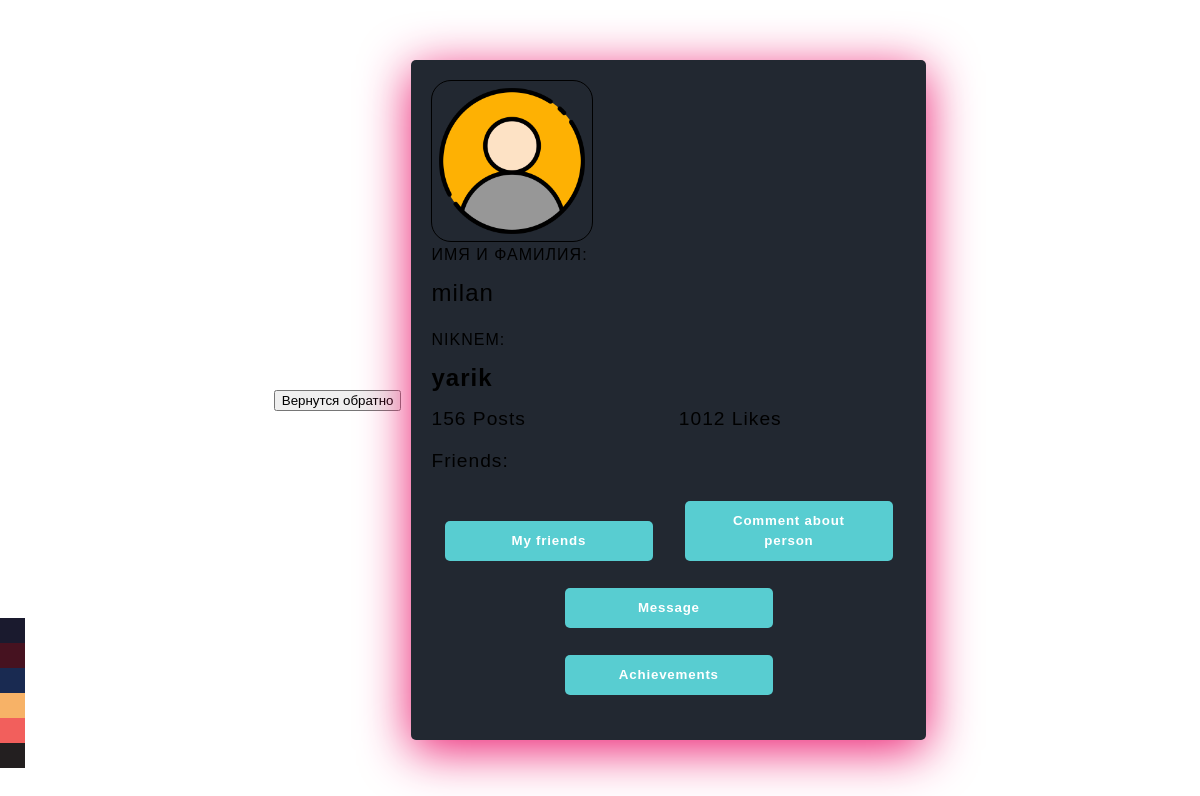
/polzovatels_account/3/, run on an earlier commit of the app's database.
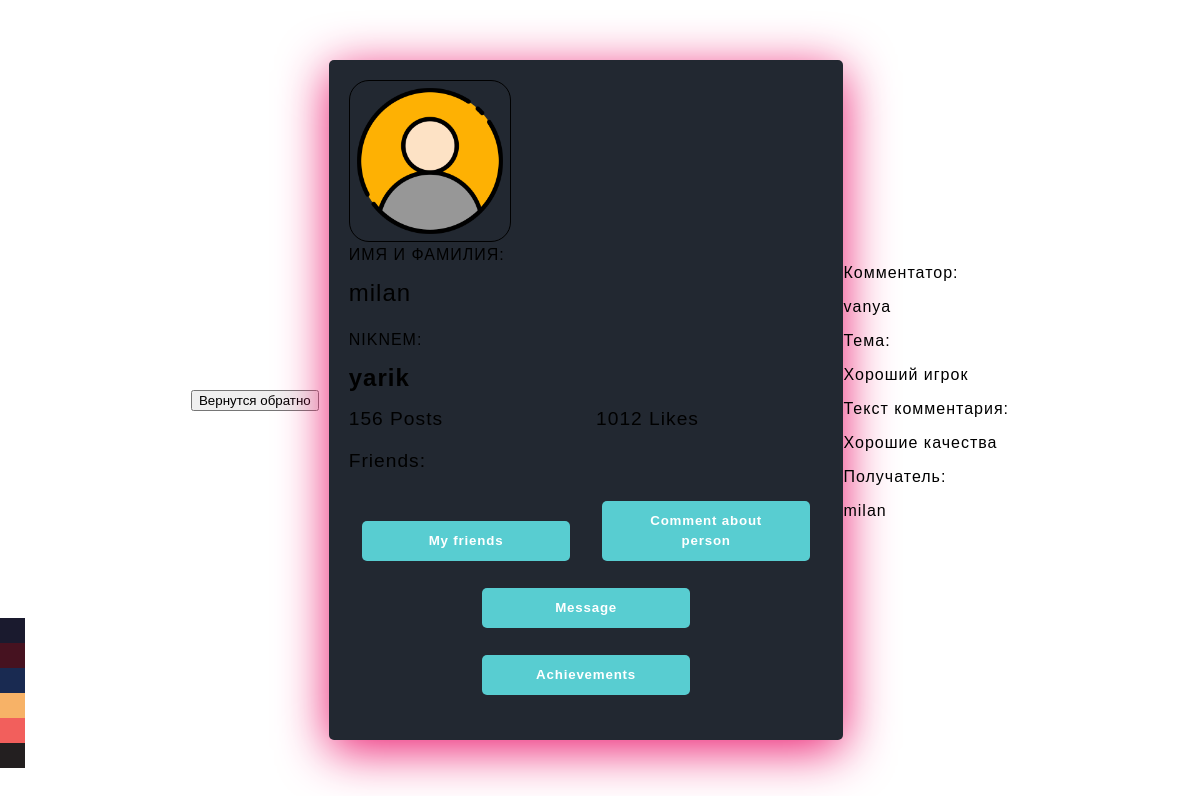
And on a later commit of the database.
### my_codes/models.py (models this page shows)
class Reviews(models.Model):
    id_commentator = models.ForeignKey(User, on_delete=models.CASCADE, related_name='user_id_commentator')
    id_topic_comm = models.CharField(max_length=20, null=True)
    text_id_comm = models.CharField(max_length=300)
    id_commented = models.ForeignKey(User, on_delete=models.CASCADE, related_name="id_commented", null=True)

### my_codes/views.py (the view)
# urls.py: path("polzovatels_account/<int:user_id>/", views.settings_page, name="polzovatels_account"),
def settings_page(request, user_id=None):
    try:
        user = User.objects.get(id=user_id)
        niknem = NIKNEM.objects.filter(user=user).first()
        reviews = Reviews.objects.filter(id_commented=user_id)
        context = {"account": user, "niknem": niknem, "show_sett_acc_page": True, 'reviews': reviews}
        return render(request, "account_page.html", context)
    except User.DoesNotExist:
        context = {"error": "Такого пользователя нет"}
    return render(request, "account_page.html", context)

### my_codes/models.py (called while the page is built)
    def __str__(self):
        return self.niknem

### my_codes/templatetags/user_avatar.py (called while the page is built)
@register.simple_tag(name='user_avatar')
def user_avatar(userid):
    path = MEDIA_ROOT + '/avatars/' + str(userid) + '.png'
    print(MEDIA_ROOT + '/avatars/' + str(userid) + '.png')
    if os.path.isfile(path):
        return MEDIA_URL + 'avatars/' + str(userid) + '.png'
    else:
        return MEDIA_URL + 'avatars/default.png'

### my_codes/templates/account_page.html (shortened to what this page needs)
<!DOCTYPE html>
{% load user_avatar %}
<html lang="en">
<head>
    <link rel="stylesheet" href="https://cdnjs.cloudflare.com/ajax/libs/font-awesome/5.15.4/css/all.min.css">
</head>
<body>
<header>
    <a href="{% url 'homePage' %}"><button style="top:10px;">Вернутся обратно</button></a>
    </header>
    <div class="card">
        <form method="post" enctype="multipart/form-data" id="avatarForm">
    <label for="avatarInput">
        <img id="avatarPreview" class="imgh" src="{% user_avatar account.id %}" alt="Добавьте аватар">
    </label>
    <div class="">
    <label>ИМЯ И ФАМИЛИЯ</label>:
    <p class="card__name">{{ account.username }}</p>
</div>
<label>NIKNEM</label>:
{% if niknem %}
    <h1 class="card__name">{{ niknem }}</h1>
{% else %}
    <p>No NickName</p>
{% endif %}
<div class="grid-container">
    <div class="grid-child-posts">156 Posts</div>
    <div class="grid-child-followers">1012 Likes</div>
    <div class="grid-child-friends" >Friends: {{friends_count}}</div>
</div>
            <button class="btn"><a href="{% url 'profile_pk' username=user.username %}" style="text-decoration: none; color: white;">My friends</a></button>
            {% if show_sett_acc_page == True %}
        <form method="post" action="{% url 'change_friends' operation='add' pk=account.id %}">
    <button class="btn" type="submit">
    {% if account.id %}
        <a href="{% url 'reviews' account.id %}" style="color: white; text-decoration: none;">Comment about person</a>
    {% else %}
        <a href="#" style="color: white; text-decoration: none;">Comment about me</a>
    {% endif %}
</button>
</form>
        <button class="btn">Message</button>
        <button class="btn" >Achievements</button>
    {% endif %}
</form>
    </div>
    <div class="theme-btn-container"></div>
{% for review in reviews %}
<div class="reviewss">
    <label>Комментатор: <p style="color: black">{{review.id_commentator}}</p></label>
    <label>Тема: <p style="color: black"> {{review.id_topic_comm}} </p></label>
    <label>Текст комментария: <p style="color: black"> {{review.text_id_comm}}</p></label>
    <label>Получатель: <p style="color: black">{{review.id_commented}}</p></label>
</div>
{% endfor %}
</body>
</html>

What changed in the data, as far as the page shows it:
added Reviews: id_commentator "vanya", id_topic_comm "Хороший игрок", text_id_comm "Хорошие качества", id_commented "milan"
